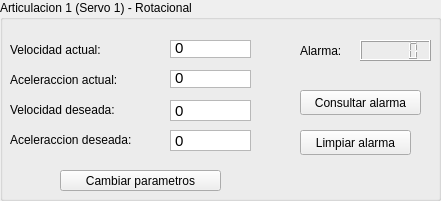
    <widget class="QGroupBox" name="groupBox_10">
     <property name="geometry">
      <rect>
       <x>70</x>
       <y>120</y>
       <width>441</width>
       <height>201</height>
      </rect>
     </property>
     <property name="title">
      <string>Articulacion 1 (Servo 1) - Rotacional</string>
     </property>
     <widget class="QLabel" name="label_10">
      <property name="geometry">
       <rect>
        <x>10</x>
        <y>130</y>
        <width>151</width>
        <height>20</height>
       </rect>
      </property>
      <property name="text">
       <string>Aceleraccion deseada:</string>
      </property>
     </widget>
     <widget class="QLabel" name="label_11">
      <property name="geometry">
       <rect>
        <x>10</x>
        <y>100</y>
        <width>151</width>
        <height>20</height>
       </rect>
      </property>
      <property name="text">
       <string>Velocidad deseada:</string>
      </property>
     </widget>
     <widget class="QLabel" name="label_16">
      <property name="geometry">
       <rect>
        <x>10</x>
        <y>40</y>
        <width>141</width>
        <height>20</height>
       </rect>
      </property>
      <property name="text">
       <string>Velocidad actual: </string>
      </property>
     </widget>
     <widget class="QTextBrowser" name="AcelActualJ1">
      <property name="enabled">
       <bool>true</bool>
      </property>
      <property name="geometry">
       <rect>
        <x>170</x>
        <y>70</y>
        <width>81</width>
        <height>18</height>
       </rect>
      </property>
      <property name="font">
       <font>
        <pointsize>11</pointsize>
       </font>
      </property>
      <property name="contextMenuPolicy">
       <enum>Qt::DefaultContextMenu</enum>
      </property>
      <property name="acceptDrops">
       <bool>true</bool>
      </property>
      <property name="autoFillBackground">
       <bool>false</bool>
      </property>
      <property name="frameShape">
       <enum>QFrame::StyledPanel</enum>
      </property>
      <property name="frameShadow">
       <enum>QFrame::Sunken</enum>
      </property>
      <property name="lineWidth">
       <number>0</number>
      </property>
      <property name="verticalScrollBarPolicy">
       <enum>Qt::ScrollBarAlwaysOff</enum>
      </property>
      <property name="horizontalScrollBarPolicy">
       <enum>Qt::ScrollBarAlwaysOff</enum>
      </property>
      <property name="sizeAdjustPolicy">
       <enum>QAbstractScrollArea::AdjustToContentsOnFirstShow</enum>
      </property>
      <property name="html">
       <string>&lt;!DOCTYPE HTML PUBLIC &quot;-//W3C//DTD HTML 4.0//EN&quot; &quot;http://www.w3.org/TR/REC-html40/strict.dtd&quot;&gt;
&lt;html&gt;&lt;head&gt;&lt;meta name=&quot;qrichtext&quot; content=&quot;1&quot; /&gt;&lt;style type=&quot;text/css&quot;&gt;
p, li { white-space: pre-wrap; }
&lt;/style&gt;&lt;/head&gt;&lt;body style=&quot; font-family:'Ubuntu'; font-size:11pt; font-weight:400; font-style:normal;&quot;&gt;
&lt;p style=&quot; margin-top:0px; margin-bottom:0px; margin-left:0px; margin-right:0px; -qt-block-indent:0; text-indent:0px;&quot;&gt;0&lt;/p&gt;&lt;/body&gt;&lt;/html&gt;</string>
      </property>
     </widget>
     <widget class="QLabel" name="label_20">
      <property name="geometry">
       <rect>
        <x>10</x>
        <y>70</y>
        <width>141</width>
        <height>20</height>
       </rect>
      </property>
      <property name="text">
       <string>Aceleraccion actual:</string>
      </property>
     </widget>
     <widget class="QPushButton" name="ChgParamJ1">
      <property name="geometry">
       <rect>
        <x>60</x>
        <y>170</y>
        <width>161</width>
        <height>21</height>
       </rect>
      </property>
      <property name="text">
       <string>Cambiar parametros</string>
      </property>
     </widget>
     <widget class="QLabel" name="label_21">
      <property name="geometry">
       <rect>
        <x>300</x>
        <y>40</y>
        <width>51</width>
        <height>21</height>
       </rect>
      </property>
      <property name="text">
       <string>Alarma:</string>
      </property>
     </widget>
     <widget class="QPushButton" name="ClcAlarmJ1">
      <property name="geometry">
       <rect>
        <x>300</x>
        <y>130</y>
        <width>111</width>
        <height>25</height>
       </rect>
      </property>
      <property name="text">
       <string>Limpiar alarma</string>
      </property>
     </widget>
     <widget class="QLCDNumber" name="lcdNumber1">
      <property name="geometry">
       <rect>
        <x>360</x>
        <y>40</y>
        <width>71</width>
        <height>21</height>
       </rect>
      </property>
      <property name="font">
       <font>
        <weight>50</weight>
        <bold>false</bold>
       </font>
      </property>
      <property name="styleSheet">
       <string notr="true"/>
      </property>
      <property name="frameShape">
       <enum>QFrame::Box</enum>
      </property>
      <property name="frameShadow">
       <enum>QFrame::Raised</enum>
      </property>
      <property name="smallDecimalPoint">
       <bool>false</bool>
      </property>
      <property name="segmentStyle">
       <enum>QLCDNumber::Filled</enum>
      </property>
     </widget>
     <widget class="QPushButton" name="ConsAlarmJ1">
      <property name="geometry">
       <rect>
        <x>300</x>
        <y>90</y>
        <width>121</width>
        <height>25</height>
       </rect>
      </property>
      <property name="text">
       <string>Consultar alarma</string>
      </property>
     </widget>
     <widget class="QTextBrowser" name="VelActualJ1">
      <property name="enabled">
       <bool>true</bool>
      </property>
      <property name="geometry">
       <rect>
        <x>170</x>
        <y>40</y>
        <width>81</width>
        <height>18</height>
       </rect>
      </property>
      <property name="font">
       <font>
        <pointsize>11</pointsize>
       </font>
      </property>
      <property name="contextMenuPolicy">
       <enum>Qt::DefaultContextMenu</enum>
      </property>
      <property name="acceptDrops">
       <bool>true</bool>
      </property>
      <property name="autoFillBackground">
       <bool>false</bool>
      </property>
      <property name="frameShape">
       <enum>QFrame::StyledPanel</enum>
      </property>
      <property name="frameShadow">
       <enum>QFrame::Sunken</enum>
      </property>
      <property name="lineWidth">
       <number>0</number>
      </property>
      <property name="verticalScrollBarPolicy">
       <enum>Qt::ScrollBarAlwaysOff</enum>
      </property>
      <property name="horizontalScrollBarPolicy">
       <enum>Qt::ScrollBarAlwaysOff</enum>
      </property>
      <property name="sizeAdjustPolicy">
       <enum>QAbstractScrollArea::AdjustToContentsOnFirstShow</enum>
      </property>
      <property name="html">
       <string>&lt;!DOCTYPE HTML PUBLIC &quot;-//W3C//DTD HTML 4.0//EN&quot; &quot;http://www.w3.org/TR/REC-html40/strict.dtd&quot;&gt;
&lt;html&gt;&lt;head&gt;&lt;meta name=&quot;qrichtext&quot; content=&quot;1&quot; /&gt;&lt;style type=&quot;text/css&quot;&gt;
p, li { white-space: pre-wrap; }
&lt;/style&gt;&lt;/head&gt;&lt;body style=&quot; font-family:'Ubuntu'; font-size:11pt; font-weight:400; font-style:normal;&quot;&gt;
&lt;p style=&quot; margin-top:0px; margin-bottom:0px; margin-left:0px; margin-right:0px; -qt-block-indent:0; text-indent:0px;&quot;&gt;0&lt;/p&gt;&lt;/body&gt;&lt;/html&gt;</string>
      </property>
     </widget>
     <widget class="QTextEdit" name="VelJ1Value">
      <property name="geometry">
       <rect>
        <x>170</x>
        <y>100</y>
        <width>81</width>
        <height>21</height>
       </rect>
      </property>
      <property name="verticalScrollBarPolicy">
       <enum>Qt::ScrollBarAlwaysOff</enum>
      </property>
      <property name="horizontalScrollBarPolicy">
       <enum>Qt::ScrollBarAlwaysOff</enum>
      </property>
      <property name="undoRedoEnabled">
       <bool>true</bool>
      </property>
      <property name="readOnly">
       <bool>false</bool>
      </property>
      <property name="html">
       <string>&lt;!DOCTYPE HTML PUBLIC &quot;-//W3C//DTD HTML 4.0//EN&quot; &quot;http://www.w3.org/TR/REC-html40/strict.dtd&quot;&gt;
&lt;html&gt;&lt;head&gt;&lt;meta name=&quot;qrichtext&quot; content=&quot;1&quot; /&gt;&lt;style type=&quot;text/css&quot;&gt;
p, li { white-space: pre-wrap; }
&lt;/style&gt;&lt;/head&gt;&lt;body style=&quot; font-family:'Ubuntu'; font-size:11pt; font-weight:400; font-style:normal;&quot;&gt;
&lt;p style=&quot; margin-top:0px; margin-bottom:0px; margin-left:0px; margin-right:0px; -qt-block-indent:0; text-indent:0px;&quot;&gt;0&lt;/p&gt;&lt;/body&gt;&lt;/html&gt;</string>
      </property>
      <property name="tabStopDistance">
       <double>79.000000000000000</double>
      </property>
      <property name="textInteractionFlags">
       <set>Qt::TextEditorInteraction</set>
      </property>
      <property name="placeholderText">
       <string/>
      </property>
     </widget>
     <widget class="QTextEdit" name="AcelJ1Value">
      <property name="geometry">
       <rect>
        <x>170</x>
        <y>130</y>
        <width>81</width>
        <height>21</height>
       </rect>
      </property>
      <property name="verticalScrollBarPolicy">
       <enum>Qt::ScrollBarAlwaysOff</enum>
      </property>
      <property name="horizontalScrollBarPolicy">
       <enum>Qt::ScrollBarAlwaysOff</enum>
      </property>
      <property name="undoRedoEnabled">
       <bool>true</bool>
      </property>
      <property name="readOnly">
       <bool>false</bool>
      </property>
      <property name="html">
       <string>&lt;!DOCTYPE HTML PUBLIC &quot;-//W3C//DTD HTML 4.0//EN&quot; &quot;http://www.w3.org/TR/REC-html40/strict.dtd&quot;&gt;
&lt;html&gt;&lt;head&gt;&lt;meta name=&quot;qrichtext&quot; content=&quot;1&quot; /&gt;&lt;style type=&quot;text/css&quot;&gt;
p, li { white-space: pre-wrap; }
&lt;/style&gt;&lt;/head&gt;&lt;body style=&quot; font-family:'Ubuntu'; font-size:11pt; font-weight:400; font-style:normal;&quot;&gt;
&lt;p style=&quot; margin-top:0px; margin-bottom:0px; margin-left:0px; margin-right:0px; -qt-block-indent:0; text-indent:0px;&quot;&gt;0&lt;/p&gt;&lt;/body&gt;&lt;/html&gt;</string>
      </property>
      <property name="tabStopDistance">
       <double>79.000000000000000</double>
      </property>
      <property name="textInteractionFlags">
       <set>Qt::TextEditorInteraction</set>
      </property>
      <property name="placeholderText">
       <string/>
      </property>
     </widget>
    </widget>
